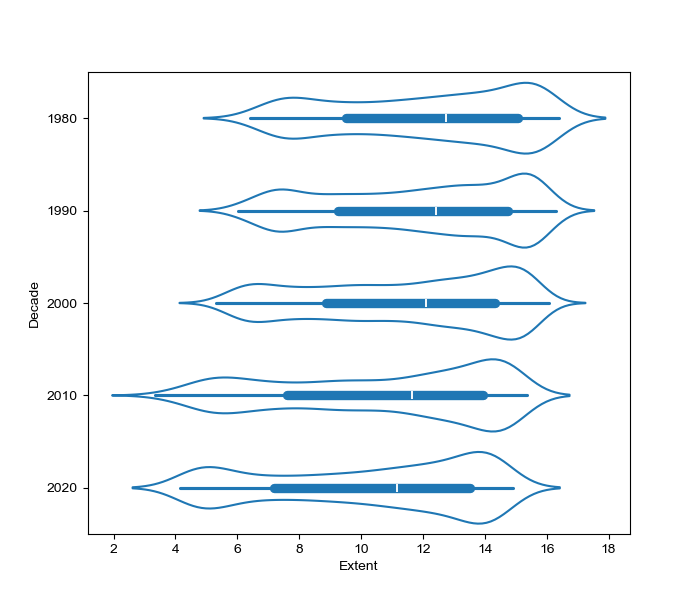

Source code (Python):
# 引入所需库
import seaborn as sns
import matplotlib.pyplot as plt

# 设置图大小
f, ax = plt.subplots(figsize=(7, 6))
# 设置主题
sns.set_theme()

# 加载示例数据集
seaice = sns.load_dataset("seaice")
# 添加一个 decade 列来对数据进行分组
seaice["Decade"] = seaice["Date"].dt.year.round(-1)
# 绘制小提琴图
sns.violinplot(seaice, x="Extent", y="Decade", orient="y", fill=False)
plt.show()
